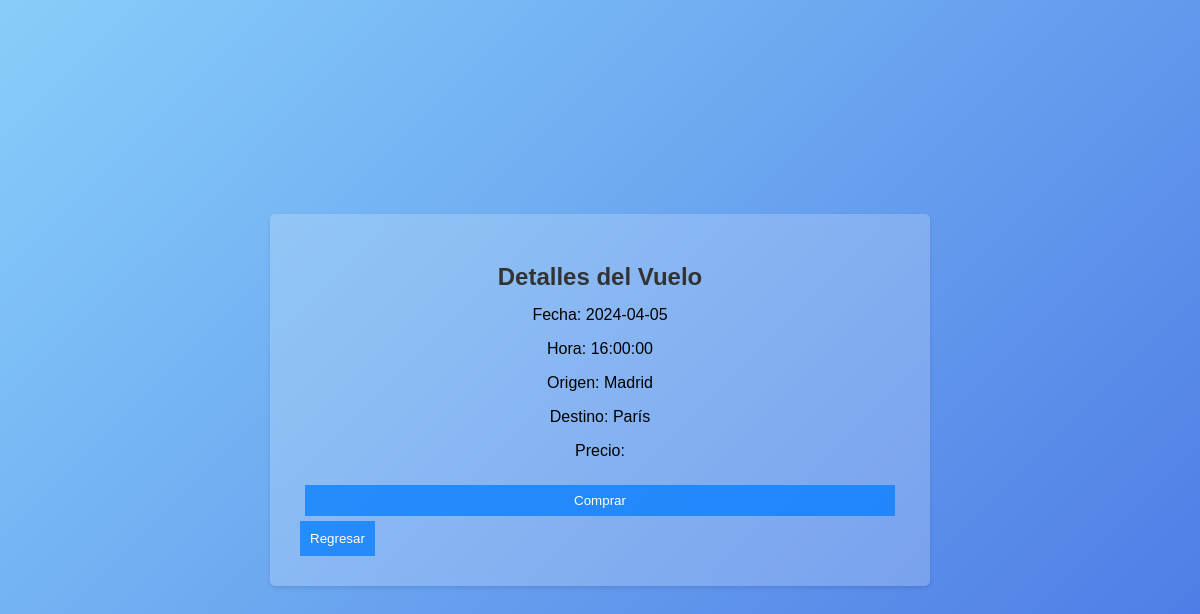
Page /comprar_vuelo.php?vuelo_id=19 on the committed database.
### tables this page shows
CREATE TABLE `vuelos` (
  `id` int(11) NOT NULL,
  `fecha` date NOT NULL,
  `hora` time NOT NULL,
  `piloto_id` int(11) NOT NULL,
  `avion_id` int(11) NOT NULL,
  `origen` varchar(50) NOT NULL,
  `destino` varchar(50) NOT NULL
);

### comprar_vuelo.php (the view, shortened to what this page needs)
<?php
include 'conec.php';
$conn = new mysqli($servername, $username, $password, $dbname);
$vuelo_id = $_GET['vuelo_id'];
$sql = "SELECT * FROM Vuelos WHERE id = '$vuelo_id'";
$result = $conn->query($sql);
?>
<!DOCTYPE html>
<html>
<head>
    <link rel="stylesheet" type="text/css" href="estilos.css">
</head>
<body>
    <div class="container">
        <h2>Detalles del Vuelo</h2>
        <?php
        if ($result->num_rows > 0) {
            $vuelo = $result->fetch_assoc();
            ?>
            <p>Fecha: <?php echo $vuelo['fecha']; ?></p>
            <p>Hora: <?php echo $vuelo['hora']; ?></p>
            <p>Origen: <?php echo $vuelo['origen']; ?></p>
            <p>Destino: <?php echo $vuelo['destino']; ?></p>
            <p>Precio: <?php echo $vuelo['precio']; ?></p>
            <form method="post" action="procesar_compra.php">
                <input type="submit" value="Comprar">
            </form>
            <a href="vuelos.php">
                <button>Regresar</button>
            </a>
            <?php
        } else {
            echo "<p>No se encontró el vuelo seleccionado.</p>";
        }
        ?>
    </div>
</body>
</html>

### estilos.css (style rules this page uses)
body { font-family: Arial, sans-serif; background: linear-gradient(135deg,#87CEFA, #4169E1, #708090, #A9A9A9); background-size: 500%; animation: fondo 15s infinite; margin: 0; padding: 0; display: flex; justify-content: center; align-items: center; height: 100vh; }
.container { max-width: 600px; width: 100%; padding: 30px; background-color: rgba(255, 255, 255, 0.2); backdrop-filter: blur(5px); border-radius: 5px; box-shadow: 0 2px 4px rgba(0, 0, 0, 0.1); overflow-y: auto; }
h2 { text-align: center; color: #333; margin-bottom: 15px; }
form { display: flex; flex-direction: column; }
input[type="submit"] { background-color: #007bffbb; color: #fff; border: none; padding: 10px; cursor: pointer; }
p { text-align: center; margin-top: 10px; }
a { color: #007bff; text-decoration: none; }
button { background-color: #007bffbb; color: #fff; border: none; padding: 10px; cursor: pointer; }
form { margin-top: 20px; }
input[type="date"], input[type="submit"] { margin: 5px; padding: 8px; }

### rows in the picture
vuelos: fecha "2024-04-05", hora "16:00:00", origen "Madrid", destino "París"
